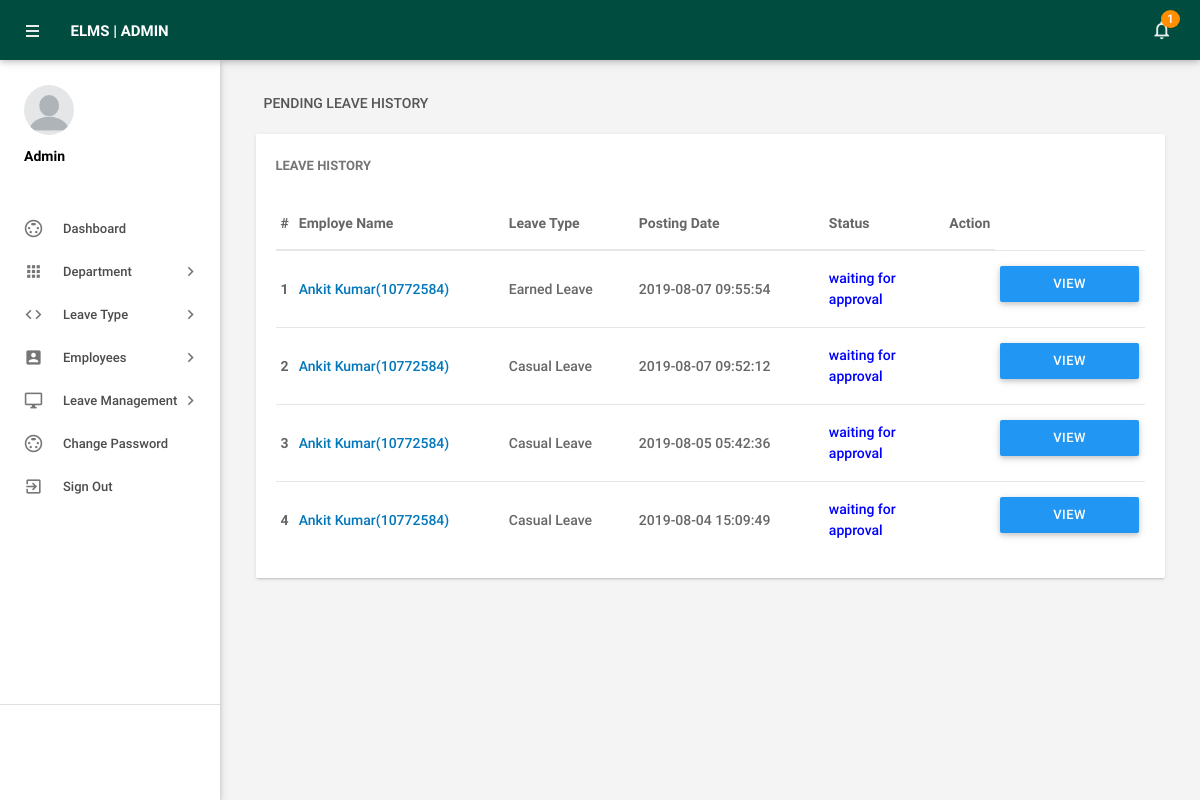
The app's page /admin/pending-leavehistory.php (signed in) with its own data.
### tables this page shows
CREATE TABLE `tblleaves` (
  `id` int(11) NOT NULL,
  `LeaveType` varchar(110) NOT NULL,
  `ToDate` varchar(120) NOT NULL,
  `FromDate` varchar(120) NOT NULL,
  `Description` mediumtext NOT NULL,
  `PostingDate` timestamp NOT NULL DEFAULT CURRENT_TIMESTAMP,
  `AdminRemark` mediumtext,
  `AdminRemarkDate` varchar(120) DEFAULT NULL,
  `Status` int(1) NOT NULL,
  `IsRead` int(1) NOT NULL,
  `empid` int(11) DEFAULT NULL
);

CREATE TABLE `tblemployees` (
  `id` int(11) NOT NULL,
  `EmpId` varchar(100) NOT NULL,
  `FirstName` varchar(150) NOT NULL,
  `LastName` varchar(150) NOT NULL,
  `EmailId` varchar(200) NOT NULL,
  `Password` varchar(180) NOT NULL,
  `Gender` varchar(100) NOT NULL,
  `Dob` varchar(100) NOT NULL,
  `Department` varchar(255) NOT NULL,
  `Address` varchar(255) NOT NULL,
  `Reportingauthority` varchar(200) NOT NULL,
  `Acceptingauthority` varchar(150) NOT NULL,
  `Phonenumber` char(11) NOT NULL,
  `Status` int(1) NOT NULL,
  `RegDate` timestamp NOT NULL DEFAULT CURRENT_TIMESTAMP
);

### admin/pending-leavehistory.php (the view, shortened to what this page needs)
<?php
include('includes/config.php');
if(strlen($_SESSION['alogin'])==0)
    {
header('location:index.php');
}
else{
 ?>
<!DOCTYPE html>
<html lang="en">
    <head>
        <link type="text/css" rel="stylesheet" href="../assets/plugins/materialize/css/materialize.min.css"/>
        <link href="../assets/plugins/material-preloader/css/materialPreloader.min.css" rel="stylesheet">
        <link href="../assets/plugins/datatables/css/jquery.dataTables.min.css" rel="stylesheet">
                <link href="../assets/plugins/google-code-prettify/prettify.css" rel="stylesheet" type="text/css"/>
        <link href="../assets/css/alpha.min.css" rel="stylesheet" type="text/css"/>
        <link href="../assets/css/custom.css" rel="stylesheet" type="text/css"/>
    </head>
    <body>
       <?php include('includes/header.php');?>
       <?php include('includes/sidebar.php');?>
            <main class="mn-inner">
                <div class="row">
                    <div class="col s12">
                        <div class="page-title">Pending Leave History</div>
                    </div>
                    <div class="col s12 m12 l12">
                        <div class="card">
                            <div class="card-content">
                                <span class="card-title">Leave History</span>
                                <table id="example" class="display responsive-table ">
                                    <thead>
                                        <tr>
                                            <th>#</th>
                                            <th width="200">Employe Name</th>
                                            <th width="120">Leave Type</th>
                                             <th width="180">Posting Date</th>
                                            <th>Status</th>
                                            <th align="center">Action</th>
                                        </tr>
                                    </thead>
                                    <tbody>
<?php
$status=0;
$sql = "SELECT tblleaves.id as lid,tblemployees.FirstName,tblemployees.LastName,tblemployees.EmpId,tblemployees.id,tblleaves.LeaveType,tblleaves.PostingDate,tblleaves.Status from tblleaves join tblemployees on tblleaves.empid=tblemployees.id where tblleaves.Status=:status order by lid desc";
$query = $dbh -> prepare($sql);
$query->bindParam(':status',$status,PDO::PARAM_STR);
$query->execute();
$results=$query->fetchAll(PDO::FETCH_OBJ);
$cnt=1;
if($query->rowCount() > 0)
{
foreach($results as $result)
{
      ?>
                                        <tr>
                                            <td> <b><?php echo htmlentities($cnt);?></b></td>
                                              <td><a href="editemployee.php?empid=<?php echo htmlentities($result->id);?>" target="_blank"><?php echo htmlentities($result->FirstName." ".$result->LastName);?>(<?php echo htmlentities($result->EmpId);?>)</a></td>
                                            <td><?php echo htmlentities($result->LeaveType);?></td>
                                            <td><?php echo htmlentities($result->PostingDate);?></td>
                                                                       <td><?php $stats=$result->Status;
if($stats==1){
                                             ?>
                                                 <span style="color: green">Approved</span>
                                                 <?php } if($stats==2)  { ?>
                                                <span style="color: red">Not Approved</span>
                                                 <?php } if($stats==0)  { ?>
 <span style="color: blue">waiting for approval</span>
 <?php } ?>
                                             </td>
          <td>
           <td><a href="leave-details.php?leaveid=<?php echo htmlentities($result->lid);?>" class="waves-effect waves-light btn blue m-b-xs"  > View Details</a></td>
                                    </tr>
                                         <?php $cnt++;} }?>
                                    </tbody>
                                </table>
                            </div>
                        </div>
                    </div>
                </div>
            </main>
        </div>
        <div class="left-sidebar-hover"></div>
    </body>
</html>
<?php } ?>

### records on screen
tblleaves: tblemployees.FirstName+LastName "Ankit Kumar", tblemployees.EmpId "10772584", LeaveType "Earned Leave", PostingDate "2019-08-07 09:55:54", Status "waiting for approval"
tblleaves: tblemployees.FirstName+LastName "Ankit Kumar", tblemployees.EmpId "10772584", LeaveType "Casual Leave", PostingDate "2019-08-07 09:52:12", Status "waiting for approval"
tblleaves: tblemployees.FirstName+LastName "Ankit Kumar", tblemployees.EmpId "10772584", LeaveType "Casual Leave", PostingDate "2019-08-05 05:42:36", Status "waiting for approval"
tblleaves: tblemployees.FirstName+LastName "Ankit Kumar", tblemployees.EmpId "10772584", LeaveType "Casual Leave", PostingDate "2019-08-04 15:09:49", Status "waiting for approval"

### other values on screen
$unreadcount "1"
